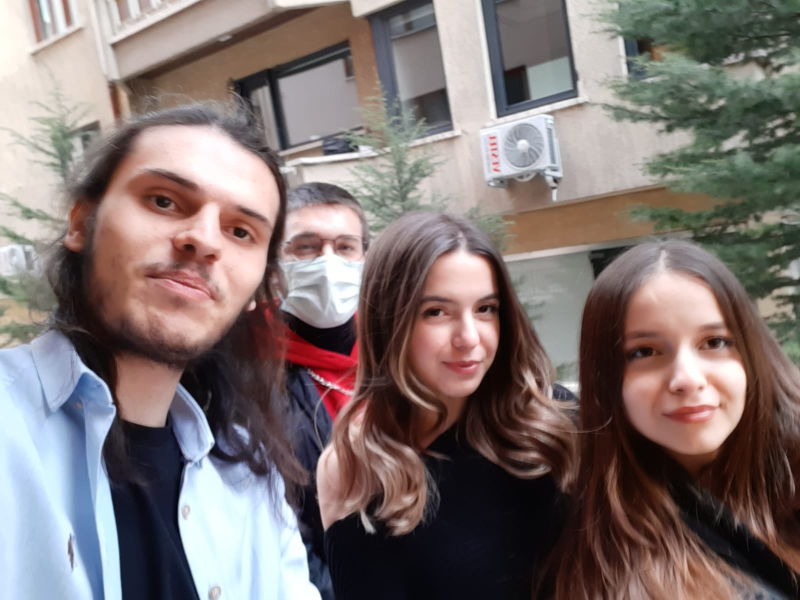
#> input picture Face Detection/Yusuf.jpeg, 1600 x 1200 px, given as the content of the folder urobotics/opencv/Youtube Course/Face Detection/Yusuf Doganay, which was not available (shown at 1/2 size)
$ python face_train.py
#> lines starting #> are read from the running program, lines starting #| are printed output that depends on the picture; pictures that were not available may be replaced by others from this repository, and a replacement may not be noted
#pylint:disable=no-member

import os
import cv2 as cv
import numpy as np

people = ['Yusuf Doganay']
DIR = r'C:\Users\kanan\Desktop\project iturobotics\opencv\Youtube Course\Face Detection'

haar_cascade = cv.CascadeClassifier('haar_face.xml')

features = []
labels = []

def create_train():
    for person in people:
        path = os.path.join(DIR, person)
        label = people.index(person)

        for img in os.listdir(path):
            img_path = os.path.join(path,img)

            img_array = cv.imread(img_path)
#> img_array is the input picture: shape (1200, 1600, 3); mean B, G, R 113, 114.8, 127
            if img_array is None:
                continue

            gray = cv.cvtColor(img_array, cv.COLOR_BGR2GRAY)
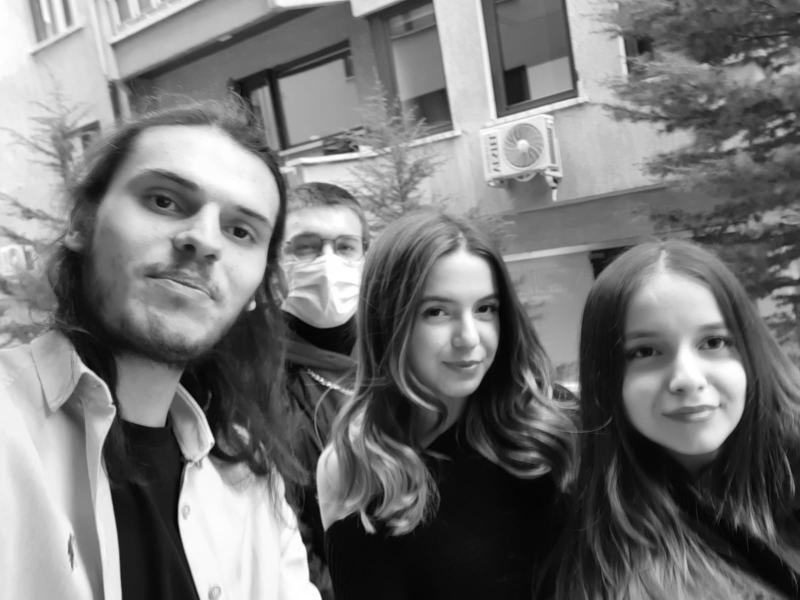
#> gray: shape (1200, 1600) (shown at 1/2 size); min 0, max 255, mean 118.2

            faces_rect = haar_cascade.detectMultiScale(gray, scaleFactor=1.1, minNeighbors=4)
#> faces_rect = [[809, 536, 233, 233], [996, 657, 203, 203], [534, 406, 234, 234], [1192, 569, 343, 343], [168, 251, 440, 440]]

            for (x,y,w,h) in faces_rect:
                faces_roi = gray[y:y+h, x:x+w]
                features.append(faces_roi)
                labels.append(label)
#> this loop made 5 passes
#> pass 1, in create_train, `faces_roi = gray[y:y+h, x:x+w]`:
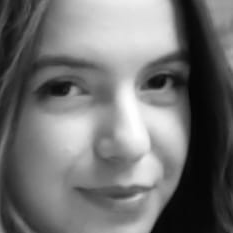
#> faces_roi: shape (233, 233); min 2, max 255, mean 112.6
#> pass 2, in create_train, `faces_roi = gray[y:y+h, x:x+w]`:
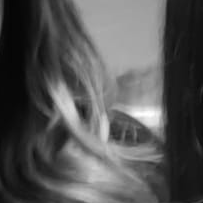
#> faces_roi: shape (203, 203); min 5, max 255, mean 84.1
#> pass 3, in create_train, `faces_roi = gray[y:y+h, x:x+w]`:
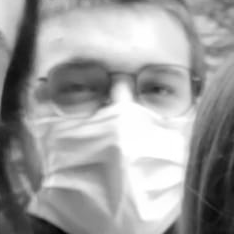
#> faces_roi: shape (234, 234); min 3, max 255, mean 157.7
#> after the loop, features = 5 items; labels = [0, 0, 0, 0, 0]

create_train()
print('Training done ---------------')

features = np.array(features, dtype='object')
labels = np.array(labels)

face_recognizer = cv.face.LBPHFaceRecognizer_create()

# Train the Recognizer on the features list and the labels list
face_recognizer.train(features,labels)

face_recognizer.save('face_trained.yml')
np.save('features.npy', features)
np.save('labels.npy', labels)
